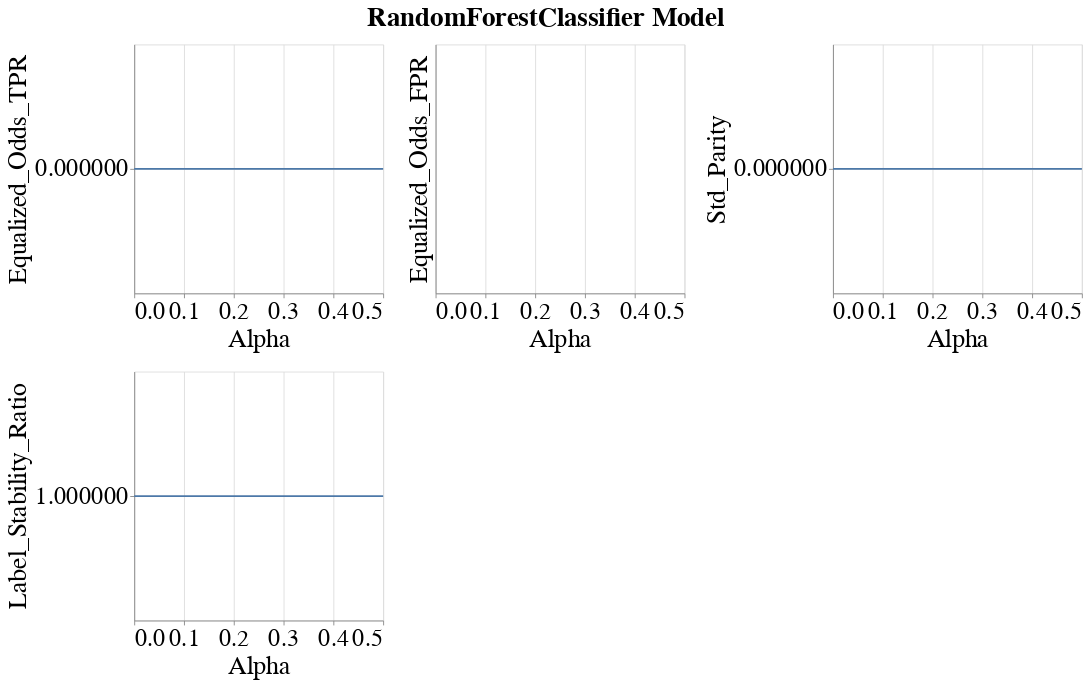

Notebook code for this chart:
### Markdown cell above
### Line band plots for group metrics

### Code cell
visualizer.create_group_metrics_line_band_plot(group='sex',
                                               model_name=MODEL_NAMES[0],
                                               group_metrics=['Equalized_Odds_TPR', 'Equalized_Odds_FPR', 'Std_Parity', 'Label_Stability_Ratio'])

### Figure 1 — Vega-Lite specification as saved in the notebook (floating-point values rounded to 4 significant figures)
{"config": {"view": {"continuousWidth": 400, "continuousHeight": 300}, "axis": {"labelFontSize": 27, "labelFontWeight": "normal", "titleFontSize": 29, "titleFontWeight": "normal"}, "legend": {"labelFontSize": 27, "symbolStrokeWidth": 10, "titleFontSize": 29}, "title": {"fontSize": 27}}, "vconcat": [{"hconcat": [{"layer": [{"mark": {"type": "errorband", "extent": "ci"}, "encoding": {"x": {"field": "Intervention_Param", "title": "Alpha", "type": "quantitative"}, "y": {"field": "Metric_Value", "scale": {"zero": false}, "title": "Equalized_Odds_TPR", "type": "quantitative"}}}, {"mark": "line", "encoding": {"x": {"field": "Intervention_Param", "title": "Alpha", "type": "quantitative"}, "y": {"aggregate": "mean", "field": "Metric_Value", "scale": {"zero": false}, "title": "Equalized_Odds_TPR", "type": "quantitative"}}}], "height": 280, "width": 280}, {"layer": [{"mark": {"type": "errorband", "extent": "ci"}, "encoding": {"x": {"field": "Intervention_Param", "title": "Alpha", "type": "quantitative"}, "y": {"field": "Metric_Value", "scale": {"zero": false}, "title": "Equalized_Odds_FPR", "type": "quantitative"}}}, {"mark": "line", "encoding": {"x": {"field": "Intervention_Param", "title": "Alpha", "type": "quantitative"}, "y": {"aggregate": "mean", "field": "Metric_Value", "scale": {"zero": false}, "title": "Equalized_Odds_FPR", "type": "quantitative"}}}], "data": {"name": "data-aadfc4bf992fe9c90cdb7ee631ea6bdc"}, "height": 280, "width": 280}, {"layer": [{"mark": {"type": "errorband", "extent": "ci"}, "encoding": {"x": {"field": "Intervention_Param", "title": "Alpha", "type": "quantitative"}, "y": {"field": "Metric_Value", "scale": {"zero": false}, "title": "Std_Parity", "type": "quantitative"}}}, {"mark": "line", "encoding": {"x": {"field": "Intervention_Param", "title": "Alpha", "type": "quantitative"}, "y": {"aggregate": "mean", "field": "Metric_Value", "scale": {"zero": false}, "title": "Std_Parity", "type": "quantitative"}}}], "data": {"name": "data-5d6fbdd1c24b10e76c37fe5af0cd8ea4"}, "height": 280, "width": 280}]}, {"hconcat": [{"layer": [{"mark": {"type": "errorband", "extent": "ci"}, "encoding": {"x": {"field": "Intervention_Param", "title": "Alpha", "type": "quantitative"}, "y": {"field": "Metric_Value", "scale": {"zero": false}, "title": "Label_Stability_Ratio", "type": "quantitative"}}}, {"mark": "line", "encoding": {"x": {"field": "Intervention_Param", "title": "Alpha", "type": "quantitative"}, "y": {"aggregate": "mean", "field": "Metric_Value", "scale": {"zero": false}, "title": "Label_Stability_Ratio", "type": "quantitative"}}}], "height": 280, "width": 280}], "data": {"name": "data-fedc5aacb5938595b80393d372fcacb8"}}], "data": {"name": "data-0e79875474044202d1b95b7b692c3905"}, "title": {"text": "RandomForestClassifier Model", "anchor": "middle", "dy": -10, "fontSize": 30}, "$schema": "https://vega.github.io/schema/vega-lite/v4.17.0.json", "datasets": {"data-0e79875474044202d1b95b7b692c3905": [{"Metric": "Equalized_Odds_TPR", "Model_Name": "RandomForestClassifier", "Experiment_Iteration": "Exp_iter_3", "Intervention_Param": 0.0, "Group": "sex", "Metric_Value": 0.0}, {"Metric": "Equalized_Odds_TPR", "Model_Name": "RandomForestClassifier", "Experiment_Iteration": "Exp_iter_3", "Intervention_Param": 0.1, "Group": "sex", "Metric_Value": 0.0}, {"Metric": "Equalized_Odds_TPR", "Model_Name": "RandomForestClassifier", "Experiment_Iteration": "Exp_iter_3", "Intervention_Param": 0.2, "Group": "sex", "Metric_Value": 0.0}, {"Metric": "Equalized_Odds_TPR", "Model_Name": "RandomForestClassifier", "Experiment_Iteration": "Exp_iter_3", "Intervention_Param": 0.3, "Group": "sex", "Metric_Value": 0.0}, {"Metric": "Equalized_Odds_TPR", "Model_Name": "RandomForestClassifier", "Experiment_Iteration": "Exp_iter_3", "Intervention_Param": 0.4, "Group": "sex", "Metric_Value": 0.0}, {"Metric": "Equalized_Odds_TPR", "Model_Name": "RandomForestClassifier", "Experiment_Iteration": "Exp_iter_3", "Intervention_Param": 0.5, "Group": "sex", "Metric_Value": 0.0}], "data-aadfc4bf992fe9c90cdb7ee631ea6bdc": [{"Metric": "Equalized_Odds_FPR", "Model_Name": "RandomForestClassifier", "Experiment_Iteration": "Exp_iter_3", "Intervention_Param": 0.0, "Group": "sex", "Metric_Value": null}, {"Metric": "Equalized_Odds_FPR", "Model_Name": "RandomForestClassifier", "Experiment_Iteration": "Exp_iter_3", "Intervention_Param": 0.1, "Group": "sex", "Metric_Value": null}, {"Metric": "Equalized_Odds_FPR", "Model_Name": "RandomForestClassifier", "Experiment_Iteration": "Exp_iter_3", "Intervention_Param": 0.2, "Group": "sex", "Metric_Value": null}, {"Metric": "Equalized_Odds_FPR", "Model_Name": "RandomForestClassifier", "Experiment_Iteration": "Exp_iter_3", "Intervention_Param": 0.3, "Group": "sex", "Metric_Value": null}, {"Metric": "Equalized_Odds_FPR", "Model_Name": "RandomForestClassifier", "Experiment_Iteration": "Exp_iter_3", "Intervention_Param": 0.4, "Group": "sex", "Metric_Value": null}, {"Metric": "Equalized_Odds_FPR", "Model_Name": "RandomForestClassifier", "Experiment_Iteration": "Exp_iter_3", "Intervention_Param": 0.5, "Group": "sex", "Metric_Value": null}], "data-5d6fbdd1c24b10e76c37fe5af0cd8ea4": [{"Metric": "Std_Parity", "Model_Name": "RandomForestClassifier", "Experiment_Iteration": "Exp_iter_3", "Intervention_Param": 0.0, "Group": "sex", "Metric_Value": 0.0}, {"Metric": "Std_Parity", "Model_Name": "RandomForestClassifier", "Experiment_Iteration": "Exp_iter_3", "Intervention_Param": 0.1, "Group": "sex", "Metric_Value": 0.0}, {"Metric": "Std_Parity", "Model_Name": "RandomForestClassifier", "Experiment_Iteration": "Exp_iter_3", "Intervention_Param": 0.2, "Group": "sex", "Metric_Value": 0.0}, {"Metric": "Std_Parity", "Model_Name": "RandomForestClassifier", "Experiment_Iteration": "Exp_iter_3", "Intervention_Param": 0.3, "Group": "sex", "Metric_Value": 0.0}, {"Metric": "Std_Parity", "Model_Name": "RandomForestClassifier", "Experiment_Iteration": "Exp_iter_3", "Intervention_Param": 0.4, "Group": "sex", "Metric_Value": 0.0}, {"Metric": "Std_Parity", "Model_Name": "RandomForestClassifier", "Experiment_Iteration": "Exp_iter_3", "Intervention_Param": 0.5, "Group": "sex", "Metric_Value": 0.0}], "data-fedc5aacb5938595b80393d372fcacb8": [{"Metric": "Label_Stability_Ratio", "Model_Name": "RandomForestClassifier", "Experiment_Iteration": "Exp_iter_3", "Intervention_Param": 0.0, "Group": "sex", "Metric_Value": 1.0}, {"Metric": "Label_Stability_Ratio", "Model_Name": "RandomForestClassifier", "Experiment_Iteration": "Exp_iter_3", "Intervention_Param": 0.1, "Group": "sex", "Metric_Value": 1.0}, {"Metric": "Label_Stability_Ratio", "Model_Name": "RandomForestClassifier", "Experiment_Iteration": "Exp_iter_3", "Intervention_Param": 0.2, "Group": "sex", "Metric_Value": 1.0}, {"Metric": "Label_Stability_Ratio", "Model_Name": "RandomForestClassifier", "Experiment_Iteration": "Exp_iter_3", "Intervention_Param": 0.3, "Group": "sex", "Metric_Value": 1.0}, {"Metric": "Label_Stability_Ratio", "Model_Name": "RandomForestClassifier", "Experiment_Iteration": "Exp_iter_3", "Intervention_Param": 0.4, "Group": "sex", "Metric_Value": 1.0}, {"Metric": "Label_Stability_Ratio", "Model_Name": "RandomForestClassifier", "Experiment_Iteration": "Exp_iter_3", "Intervention_Param": 0.5, "Group": "sex", "Metric_Value": 1.0}]}}
